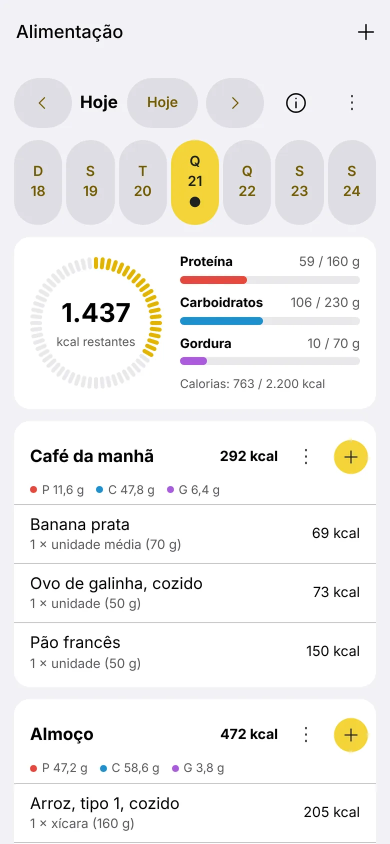
#> input picture assets/img/alimentacao-dia.webp, 780 x 1688 px (shown at 1/2 size)
$ python screen.py ../../assets/img/alimentacao-dia.webp ../../assets/img/gorila.webp 1.0
#> lines starting #> are read from the running program, lines starting #| are printed output that depends on the picture
# Builds a phone screen picture: an iOS-style status bar (9:41, full signal, Wi-Fi and battery) over a Kilo screenshot.
import sys
from PIL import Image, ImageDraw, ImageFont
src, dst = sys.argv[1], sys.argv[2]
shift = float(sys.argv[3]) if len(sys.argv) > 3 else 0.0   # share of the screenshot scrolled off the top
W, H = 1320, 2868
S = W / 440  # points to pixels
shot = Image.open(src).convert('RGB')
#> shot is the input picture: PIL image 780x1688 RGB; mean R, G, B 240.8, 239.7, 238.6
bg = shot.getpixel((5, 5))
#> bg = (242, 241, 248)
im = Image.new('RGB', (W, H), bg)
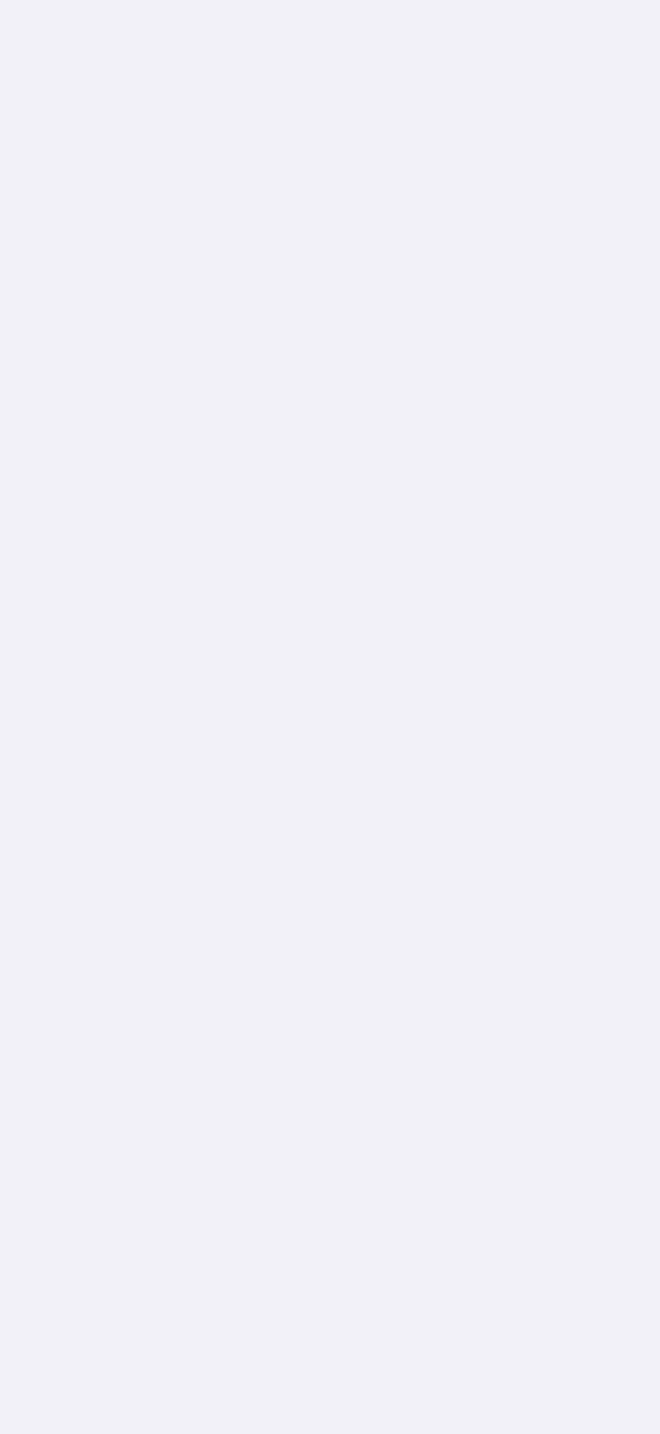
#> im: PIL image 1320x2868 RGB (shown at 1/2 size); mean R, G, B 242, 241, 248
bar = int(62 * S)
sw = W; sh = round(shot.height * W / shot.width)
#> after `sh = round(shot.height * W / shot.width)`: sh = 2857
shot = shot.resize((sw, sh), Image.LANCZOS)
#> shot: PIL image 1320x2857 RGB
top = round(sh * shift)
#> top = 2857
# The tab bar (bottom 8.3% of the screenshot) stays pinned to the bottom of the screen; only the content above it scrolls.
tab = round(sh * 0.9185)
#> tab = 2624
# Scrolled, the content ends after "+ Adicionar série" (the Notas card would show cut in half under the tab bar).
end = tab if shift == 0 else round(sh * 0.886)
#> end = 2531
#> (the run stopped early here; a loop or call above may not have finished)
